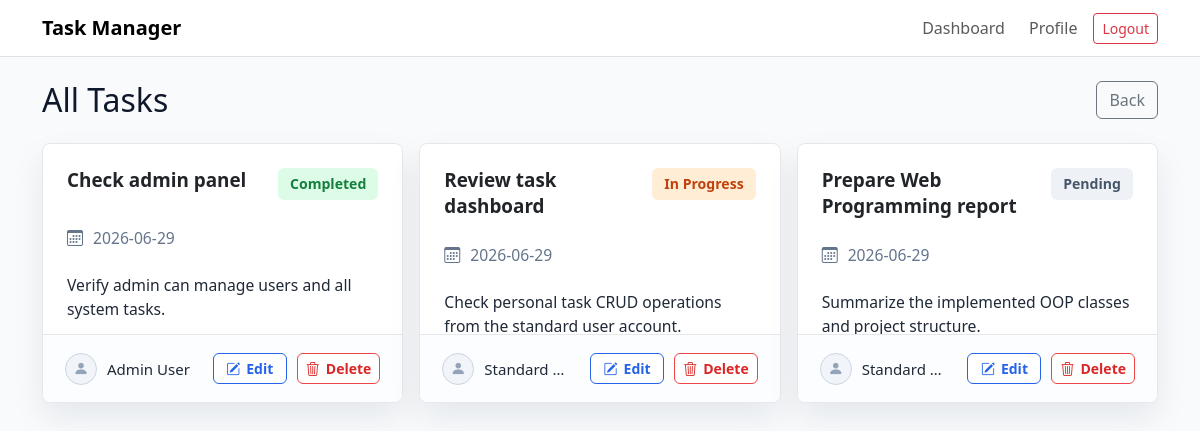
Screenshot of /admin/tasks.php (signed in) with the database file from the repository.
### tables this page shows
CREATE TABLE IF NOT EXISTS tasks (
    id INT UNSIGNED AUTO_INCREMENT PRIMARY KEY,
    user_id INT UNSIGNED NOT NULL,
    title VARCHAR(255) NOT NULL,
    description TEXT NOT NULL,
    status VARCHAR(50) NOT NULL DEFAULT 'Pending',
    image_path VARCHAR(255) NULL,
    created_at TIMESTAMP NOT NULL DEFAULT CURRENT_TIMESTAMP,
    updated_at TIMESTAMP NOT NULL DEFAULT CURRENT_TIMESTAMP ON UPDATE CURRENT_TIMESTAMP,
    CONSTRAINT fk_tasks_user
        FOREIGN KEY (user_id)
        REFERENCES users(id)
        ON DELETE CASCADE
);

CREATE TABLE IF NOT EXISTS users (
    id INT UNSIGNED AUTO_INCREMENT PRIMARY KEY,
    first_name VARCHAR(100) NOT NULL,
    last_name VARCHAR(100) NOT NULL,
    email VARCHAR(190) NOT NULL UNIQUE,
    password VARCHAR(255) NOT NULL,
    isAdmin TINYINT(1) NOT NULL DEFAULT 0,
    created_at TIMESTAMP NOT NULL DEFAULT CURRENT_TIMESTAMP
);

### includes/init.php (called while the page is built, shortened)
<?php
require_once __DIR__ . '/helpers.php';
require_once __DIR__ . '/../classes/Task.php';
function dbConnection(): mysqli
{
    static $conn = null;
    if ($conn === null) {
        $db = new Database();
        $conn = $db->connect();
    }
    return $conn;
}
function taskModel(): Task
{
    return new Task(dbConnection());
}

### classes/GenericModel.php (called while the page is built, shortened)
<?php
class GenericModel
{
    public function __construct(mysqli $conn)
    {
        $this->conn = $conn;
    }
}

### classes/Task.php (called while the page is built, shortened)
<?php
require_once 'GenericModel.php';
class Task extends GenericModel
{
    public function getAllWithUsers()
    {
        return $this->conn->query(
            "SELECT tasks.*,
                    users.first_name,
                    users.last_name
             FROM tasks
             JOIN users
             ON tasks.user_id = users.id
             ORDER BY tasks.id DESC"
        );
    }
    public static function statusBadgeClass($status): string
    {
        return match ($status) {
            'In Progress' => 'task-status-pill--progress',
            'Review' => 'task-status-pill--review',
            'Completed' => 'task-status-pill--completed',
            'Cancelled' => 'task-status-pill--cancelled',
            default => 'task-status-pill--pending',
        };
    }
    public static function statusAccentClass($status): string
    {
        return match ($status) {
            'In Progress' => 'task-card--progress',
            'Review' => 'task-card--review',
            'Completed' => 'task-card--completed',
            'Cancelled' => 'task-card--cancelled',
            default => 'task-card--pending',
        };
    }
}

### includes/helpers.php (called while the page is built, shortened)
<?php
function e($value): string
{
    return htmlspecialchars((string) $value, ENT_QUOTES, 'UTF-8');
}

### includes/partials/task_card.php (the view, shortened to what this page needs)
<?php
require_once __DIR__ . '/../helpers.php';
$description = $task['description'] ?? '';
$ownerName = trim(($task['first_name'] ?? '') . ' ' . ($task['last_name'] ?? ''));
$createdAt = !empty($task['created_at'])
    ? date('Y-m-d', strtotime($task['created_at']))
    : '';
$statusAccentClass = Task::statusAccentClass($task['status']);
$showActions = $showActions ?? true;
?>
<div class="col-12 col-md-6 col-xl-4">
    <div class="card task-card <?= e($statusAccentClass) ?>">
        <div class="task-card-body">
            <div class="d-flex align-items-start justify-content-between gap-3 mb-4">
                <h5 class="task-card-title mb-0">
                    <?= e($task['title']) ?>
                </h5>
                <span class="task-status-pill <?= e(Task::statusBadgeClass($task['status'])) ?>">
                    <?= e($task['status']) ?>
                </span>
            </div>
            <?php if ($createdAt !== '') { ?>
                <div class="task-date mb-4">
                    <i class="bi bi-calendar3"></i>
                    <span><?= e($createdAt) ?></span>
                </div>
            <?php } ?>
            <div class="task-card-content">
                <p class="task-card-description mb-0">
                    <?= e($description) ?>
                </p>
            </div>
        </div>
        <div class="task-card-footer">
            <div class="task-owner">
                <span class="task-owner-avatar">
                    <i class="bi bi-person-fill"></i>
                </span>
                <span>
                    <?= e($ownerName) ?>
                </span>
            </div>
            <?php if ($showActions) { ?>
                <div class="task-actions">
                    <a
                        href="<?= e($editUrl . $task['id']) ?>"
                        class="btn btn-sm task-action-button task-action-edit"
                    >
                        <i class="bi bi-pencil-square"></i>
                        Edit
                    </a>
                    <a
                        href="<?= e($deleteUrl . $task['id']) ?>"
                        class="btn btn-sm task-action-button task-action-delete"
                    >
                        <i class="bi bi-trash3"></i>
                        Delete
                    </a>
                </div>
            <?php } ?>
        </div>
    </div>
</div>

### includes/header.php (shortened to what this page needs)
<?php
$basePath = $basePath ?? '../';
?>
<!DOCTYPE html>
<html>
<head>
    <link href="https://cdn.jsdelivr.net/npm/bootstrap@5.3.7/dist/css/bootstrap.min.css" rel="stylesheet">
    <link href="https://cdn.jsdelivr.net/npm/bootstrap-icons@1.11.3/font/bootstrap-icons.css" rel="stylesheet">
    <link rel="stylesheet" href="<?= htmlspecialchars($basePath) ?>assets/css/style.css">
</head>
<body>
<nav class="navbar navbar-expand-lg navbar-light bg-white border-bottom">
    <div class="container">
        <a class="navbar-brand fw-bold" href="<?= htmlspecialchars($basePath) ?>index.php">Task Manager</a>
        <div
            class="collapse navbar-collapse"
            id="mainNavbar"
        >
            <div class="navbar-nav ms-auto align-items-lg-center gap-lg-2">
                <?php if (isset($_SESSION['user_id'])) { ?>
                    <a
                        class="nav-link"
                        href="<?php echo $_SESSION['isAdmin'] == 1 ? htmlspecialchars($basePath) . 'admin/dashboard.php' : htmlspecialchars($basePath) . 'user/dashboard.php'; ?>"
                    >
                        Dashboard
                    </a>
                    <a
                        class="nav-link"
                        href="<?= htmlspecialchars($basePath) ?>user/profile.php"
                    >
                        Profile
                    </a>
                    <a
                        class="btn btn-outline-danger btn-sm"
                        href="<?= htmlspecialchars($basePath) ?>auth/logout.php"
                    >
                        Logout
                    </a>
                <?php } ?>
            </div>
        </div>
    </div>
</nav>

### admin/tasks.php (shortened to what this page needs)
<?php
require_once '../includes/init.php';
$taskObj = taskModel();
$result = $taskObj->getAllWithUsers();
?>
<?php require_once '../includes/header.php'; ?>
<div class="container mt-4">
    <div class="d-flex justify-content-between align-items-center mb-4">
        <h2 class="mb-0">
            All Tasks
        </h2>
        <a
            href="dashboard.php"
            class="btn btn-outline-secondary"
        >
            Back
        </a>
    </div>
    <div class="row g-3">
        <?php
        $editUrl = 'edit_task.php?id=';
        $deleteUrl = 'delete_task.php?id=';
        while ($task = $result->fetch_assoc()) {
            require '../includes/partials/task_card.php';
        }
        ?>
    </div>
</div>
<?php require_once '../includes/footer.php'; ?>

### includes/footer.php (shortened to what this page needs)
</body>
</html>

### assets/css/style.css (style rules this page uses)
body { background: #f8fafc; color: #0f172a; }
.task-card { background: #ffffff; border: 1px solid #e5e7eb; border-radius: 8px; box-shadow: 0 14px 32px rgba(15, 23, 42, 0.08); height: 260px; overflow: hidden; }
.task-card-body { height: 190px; padding: 24px; }
.task-card-title { display: -webkit-box; font-size: 1.18rem; font-weight: 700; line-height: 1.35; min-height: 34px; overflow: hidden; -webkit-line-clamp: 2; -webkit-box-orient: vertical; }
.task-status-pill { border-radius: 6px; flex-shrink: 0; font-size: 0.88rem; font-weight: 600; line-height: 1; padding: 9px 12px; }
.task-status-pill--pending { background: #eef2f7; color: #475569; }
.task-status-pill--progress { background: #ffedd5; color: #c2410c; }
.task-status-pill--completed { background: #dcfce7; color: #15803d; }
.task-date { align-items: center; color: #64748b; display: flex; font-size: 0.98rem; gap: 10px; }
.task-date i { color: #64748b; font-size: 1rem; }
.task-card-content { align-items: flex-start; display: flex; gap: 14px; }
.task-card-description { color: #1f2937; display: -webkit-box; flex: 1; font-size: 0.98rem; line-height: 1.5; min-height: 48px; min-width: 0; overflow: hidden; -webkit-line-clamp: 2; -webkit-box-orient: vertical; }
.task-card-footer { align-items: center; background: #fbfdff; border-top: 1px solid #e5e7eb; display: flex; gap: 16px; height: 70px; justify-content: space-between; padding: 14px 22px; }
.task-owner { align-items: center; color: #1f2937; display: inline-flex; font-size: 0.94rem; gap: 10px; min-width: 0; }
.task-owner span:last-child { overflow: hidden; text-overflow: ellipsis; white-space: nowrap; }
.task-owner-avatar { align-items: center; background: #f1f5f9; border: 1px solid #cbd5e1; border-radius: 50%; color: #94a3b8; display: inline-flex; flex-shrink: 0; height: 32px; justify-content: center; width: 32px; }
.task-actions { align-items: center; display: inline-flex; flex-shrink: 0; gap: 10px; }
.task-action-button { align-items: center; border-radius: 6px; display: inline-flex; font-weight: 600; gap: 6px; justify-content: center; min-width: 74px; }
.task-action-edit { background: #ffffff; border: 1px solid #2563eb; color: #2563eb; }
.task-action-delete { background: #ffffff; border: 1px solid #ef4444; color: #dc2626; }
a { text-decoration: none; }

### rows the page displays
tasks: title "Check admin panel", status "Completed", created_at "2026-06-29", description "Verify admin can manage users and all system tasks.", user.last_name "Admin User"
tasks: title "Review task dashboard", status "In Progress", created_at "2026-06-29", description "Check personal task CRUD operations from the standard user account.", user.last_name "Standard…"
tasks: title "Prepare Web Programming report", status "Pending", created_at "2026-06-29", description "Summarize the implemented OOP classes and project structure.", user.last_name "Standard…"
